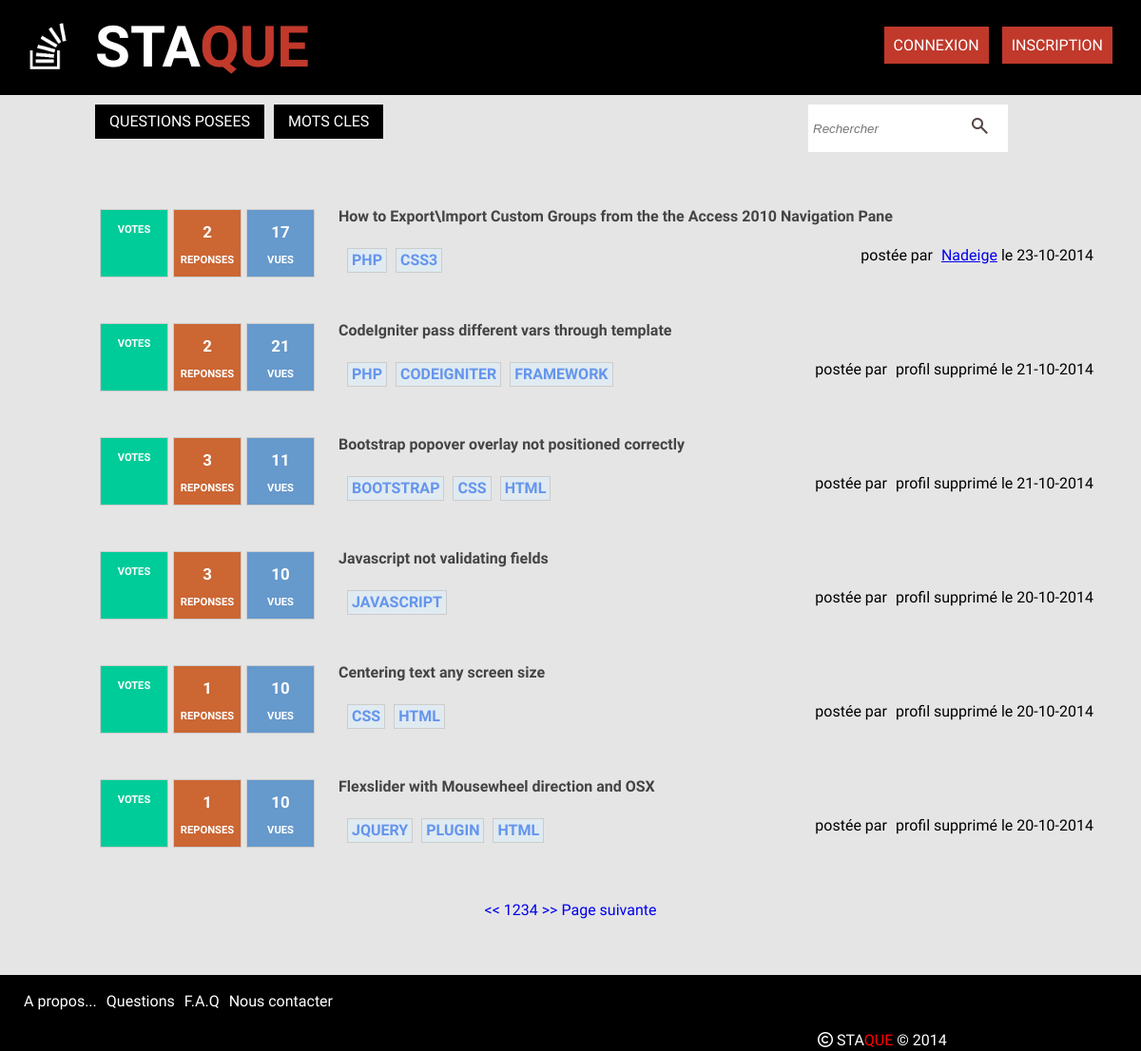
Before: /questions.php with the older database file.
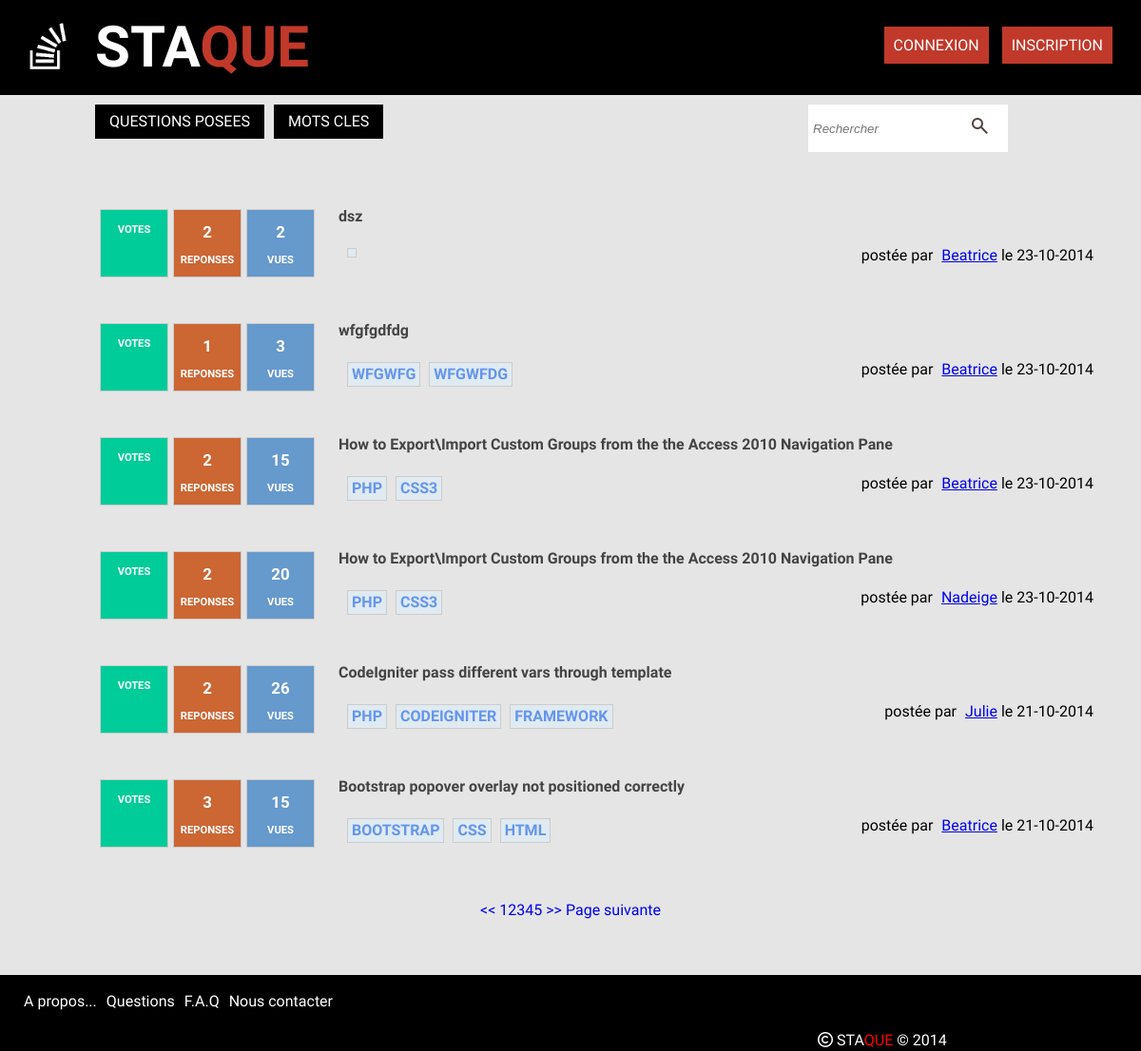
After: the same page with the newer database file.
### tables this page shows
CREATE TABLE IF NOT EXISTS `questions` (
  `id` int(11) NOT NULL AUTO_INCREMENT,
  `title` varchar(150) NOT NULL,
  `contenu` text NOT NULL,
  `id_user` int(11) NOT NULL,
  `keyword1` varchar(255) NOT NULL,
  `keyword2` varchar(255) DEFAULT NULL,
  `keyword3` varchar(255) DEFAULT NULL,
  `keyword4` varchar(255) DEFAULT NULL,
  `keyword5` varchar(255) DEFAULT NULL,
  `vues` int(11) NOT NULL,
  `dateCreated` datetime NOT NULL,
  `dateModified` datetime NOT NULL,
  PRIMARY KEY (`id`)
);

CREATE TABLE IF NOT EXISTS `users` (
  `id` int(11) NOT NULL AUTO_INCREMENT,
  `name` varchar(255) NOT NULL,
  `avatar` varchar(255) DEFAULT NULL,
  `email` varchar(50) NOT NULL,
  `username` varchar(50) NOT NULL,
  `password` varchar(255) NOT NULL,
  `salt` varchar(50) NOT NULL,
  `token` varchar(50) NOT NULL,
  `dateRegistered` datetime NOT NULL,
  `dateModified` datetime NOT NULL,
  `job` varchar(255) NOT NULL,
  `country` varchar(255) NOT NULL,
  `language` varchar(255) NOT NULL,
  `externallink` varchar(255) DEFAULT NULL,
  `score` int(11) NOT NULL,
  PRIMARY KEY (`id`)
);

### questions.php (the view, shortened to what this page needs)
<?php
  include("db.php");
  $numPerPage = 6;
  $page = 1;
  $direction = "ASC";
$sql="SELECT COUNT(answers.id) AS answCount, questions.id AS questId, questions.title, questions.contenu, questions.id_user AS userId, questions.dateCreated, questions.vues,
  questions.keyword1, questions.keyword2, questions.keyword3, questions.keyword4, questions.keyword5,
  users.id AS idUser, users.name, users.avatar, users.email, users.username, users.password, users.job, users.country, users.language, users.externallink
      FROM questions
      LEFT JOIN users on users.id=questions.id_user
      LEFT JOIN answers on questions.id=answers.id_question
          GROUP BY answers.id_question
          ORDER BY questions.dateCreated DESC
          LIMIT :offset, $numPerPage";
    $stmt=$dbh->prepare($sql);
    $stmt->bindValue(":offset", ($page-1)*$numPerPage, PDO::PARAM_INT);
    $stmt->execute();
    $questions=$stmt->fetchAll();
$sql = "SELECT COUNT(*) FROM questions";
    $stmt = $dbh->prepare($sql);
    $stmt->execute();
    $totalNumber = $stmt->fetchColumn();
    $totalPages = ceil($totalNumber / $numPerPage);
?>
<?php include("inc/top.php"); ?>
<main class="mainContentQuestions">
        <?php
          foreach($questions as $question):
          ?>
        <div class="vote">
        <p><?php echo "VOTES";?></p>
        </div>
        <div class="answer">
        <p><?php echo $question['answCount'];?></p>
        <p>REPONSES</p>
        </div>
        <div class="vue">
        <p><?php echo $question['vues'];?></p>
        <p>VUES</p>
        </div>
        <div class="questions">
          <a href="questionsDetail.php?id=<?php echo $question['questId']; ?>" id="titreQuest"> <?php echo $question['title']; ?>
          </a>
          <div id="tag">
            <p class="keyword">
              <a href="questionsByKeyword.php?keyword=<?php echo $question['keyword1']; ?>" id="key1" title="Mot-clef 1"><?php echo $question['keyword1']; ?></a>
            </p>
                <?php if(!empty($question['keyword2'])){ ?>
              <p class="keyword">
              <a href="questionsByKeyword.php?keyword=<?php echo $question['keyword2']; ?>" id="key2" title="Mot-clef 2"><?php echo $question['keyword2']; ?>
                </a>
              </p>
              <?php }?>
                <?php if(!empty($question['keyword3'])){ ?>
              <p class="keyword">
                <a href="questionsByKeyword.php?keyword=<?php echo $question['keyword3']; ?>" id="key3" title="Mot-clef 3"><?php echo $question['keyword3']; ?>
                </a>
              </p>
                <?php }?>
            <div id="identification">
              <a>postée par<span class="espace"></span></a>
              <?php
              if (empty ($question['name'])){
                echo "profil supprimé";
              }else
              {
               echo "<a href='profile.php?id=".$question['idUser']."'>".$question['name']."</a>";
                }?>
              </a>le <?php
              $unix = strtotime($question['dateCreated']);
                        echo date("d-m-Y", $unix); ?>
            </div>
          </div>
        </div>
        <?php endforeach; ?>
<div id="pagination">
                                    <a href="questions.php?dir=<?php echo strtolower($direction); ?>&page=1"><<</a>
                      <?php
                          for($i= ($page-5); $i < ($page+5); $i++){
                            if($i <1 || $i > $totalPages){continue;}
                          echo '<a href="questions.php?dir=' .strtolower($direction) . '&page=' . $i .'">' .$i . '</a>';
                        }
                        ?>
                            <a href="questions.php?dir=<?php echo strtolower($direction); ?>&page=<?php echo $totalPages; ?>">>></a>
                      <?php if($page < $totalPages){ ?>
                            <a href="questions.php?page=<?php echo strtolower($direction); ?>&page=<?php echo $page + 1 ?>">Page suivante</a>
                      <?php } ?>
</div>
</main>
      <?php include("inc/bottom.php"); ?>

Changed rows visible on the page:
no longer on this page (row edited): questions: answCount "3", vues "10", title "Javascript not validating fields", keyword1 "JAVASCRIPT", shows "profil supprimé", dateCreated "20-10-2014"
no longer on this page (row unchanged): questions: answCount "1", vues "10", title "Centering text any screen size", keyword1 "CSS", keyword2 "HTML", shows "profil supprimé", dateCreated "20-10-2014"
no longer on this page (row unchanged): questions: answCount "1", vues "10", title "Flexslider with Mousewheel direction and OSX", keyword1 "JQUERY", keyword2 "PLUGIN", keyword3 "HTML", shows "profil supprimé", dateCreated "20-10-2014"
added questions: answCount "2", vues "2", title "dsz", id_user.name "Beatrice", dateCreated "23-10-2014"
added questions: answCount "1", vues "3", title "wfgfgdfdg", keyword1 "WFGWFG", keyword2 "WFGWFDG", id_user.name "Beatrice", dateCreated "23-10-2014"
added questions: answCount "2", vues "15", title "How to Export\\Import Custom Groups from the the Access 2010 Navigation Pane", keyword1 "PHP", keyword2 "CSS3", id_user.name "Beatrice", dateCreated "23-10-2014"
changed questions "Nadeige": vues "17" → "20"
changed questions "CodeIgniter pass different vars through template": vues "21" → "26"; id_user.name (not shown) → "Julie"; no longer shows "profil supprimé"
changed questions "Bootstrap popover overlay not positioned correctly": vues "11" → "15"; id_user.name (not shown) → "Beatrice"; no longer shows "profil supprimé"
Other visible differences:
new list line: "5"
